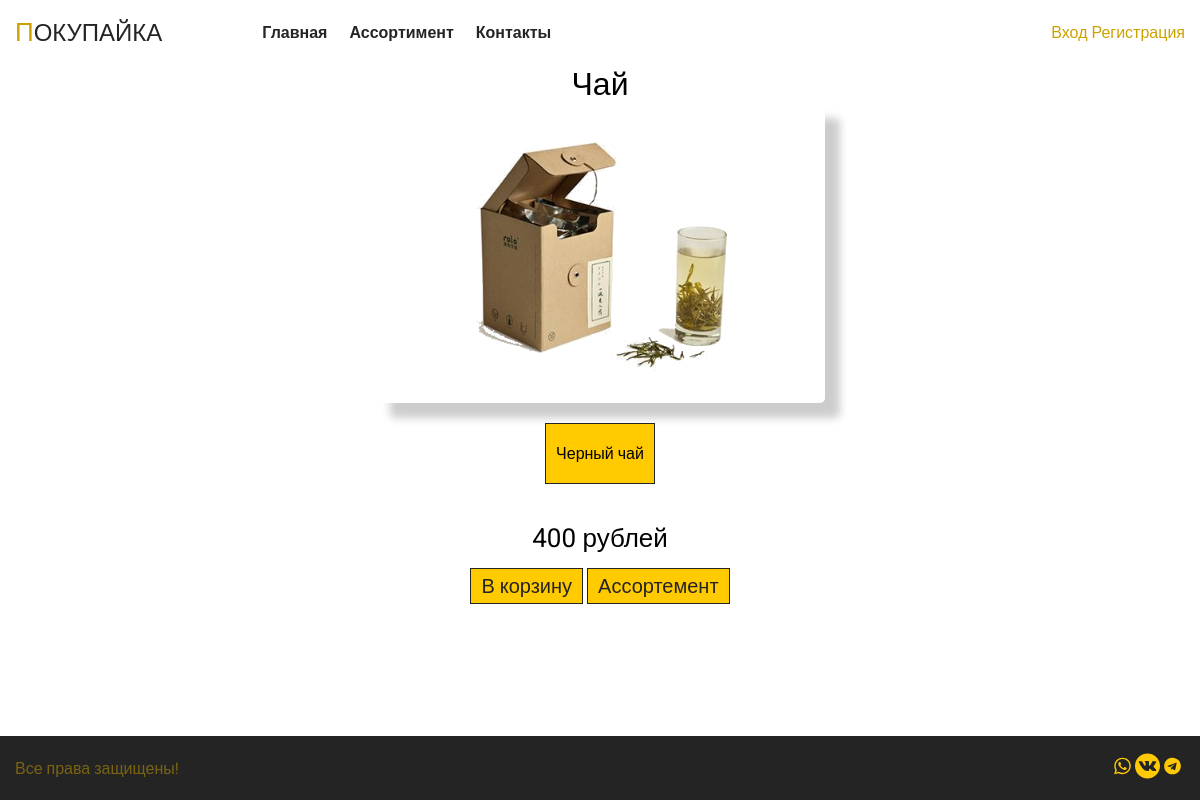
Screenshot of /product/79 with the database file from the repository.
### tables this page shows
CREATE TABLE `product` (
  `id` bigint NOT NULL,
  `name` varchar(100) NOT NULL,
  `description` varchar(2000) DEFAULT 'Отсуствует',
  `price` float NOT NULL
);

### application/controllers/MainController.php (called while the page is built, shortened)
<?php
class MainController extends Controller
{
    public function __construct($route)
    {
        $this->view->layout = 'other';
    }
    public function productAction(){
        $id = $this->route['id'];
        $Collection = $this->model->getProductCollectionList($id);
        $var = [
            'data' => $Collection
        ];
        $this->view->render('Покупайка', $var);
    }
}

### index.php (called while the page is built, shortened)
<?php
spl_autoload_register(function ($class) {
    $path = str_replace('\\', '/', $class.'.php');
});
$item = new Router();
$item->run();

### application/lib/Db.php (called while the page is built, shortened)
<?php
class Db {
    protected $db;
    public function __construct() {
        $config = require 'application/config/db.php';
        try{
            $this->db = new PDO('mysql:host='.$config['host'].';dbname='.$config['database'], $config['login'], $config['password']);
        }
        catch (\PDOException $e){
            $this->db = new PDO('mysql:host='.$config['reserve'].';dbname='.$config['database'], $config['login'], $config['password']);
        }
    }
    public function query($sql, $params = []) {
        $stmt = $this->db->prepare($sql);
        $stmt->execute();
        return $stmt;
    }
    public function row($sql, $params = []) {
        $result = $this->query($sql, $params);
        return $result->fetchAll(PDO::FETCH_ASSOC);
    }
}

### application/config/db.php (called while the page is built)
<?php
$path = $_SERVER['DOCUMENT_ROOT']."/settings.json";
$json = file_get_contents($path);
$db = json_decode($json, true);
return $db['database'];

### application/models/Main.php (called while the page is built, shortened)
<?php
class Main extends Model{
    public function getProductCollectionList($id){
        $Where = "where ";
        if(is_array($id)){
            foreach ($id as $element){
                $Where .= "id=$element or ";
            }
            $Where = rtrim($Where, " or ");
        }
        else{
            $Where .= "id=$id";
        }
        return $this->db->row("select * from product $Where");
    }
}

### application/core/Controller.php (called while the page is built, shortened)
<?php
abstract class Controller{
    public function __construct($route) {
        $this->route = $route;
        $this->model = $this->loadModel($route['controller']);
    }
    public function loadModel($name) {
        $path = 'application\models\\'.ucfirst($name);
        if (class_exists($path)) {
            return new $path;
        }
    }
}

### application/core/Model.php (called while the page is built, shortened)
<?php
abstract class Model{
    public function __construct()
    {
        $this->db = new Db();
    }
}

### application/views/main/product.php (the view)
<div class="container">
    <div class="aboutProduct__block">
        <h1><?=$data[0]['name']?></h1>
        <img src="/public/materials/<?=$data[0]['id']?>.png" alt="Фотография товара">
        <p><?=$data[0]['description']?></p>
        <br>
        <span><?=$data[0]['price']?> рублей</span>
        <div>
            <a href="">В корзину</a>
            <a href="/assortment">Ассортемент</a>
        </div>
    </div>
</div>

### public/styles/ministyle.css (style rules this page uses)
:root { --first--color: #cda200; --second--color: #242424; --opacity--color: rgba(237, 191, 18, 0.9); }
* { margin: 0; padding: 0; box-sizing: border-box; font-weight: normal; }
html,body { height: 100%; font-family: 'Roboto', sans-serif; }
body { background: #fff; font-size: 16px; font-weight: normal; font-style: normal; }
.container { width: 100%; max-width: 1200px; padding: 0 15px; margin: 0 auto; }
.aboutProduct__block { display: flex; flex-direction: column; justify-content: center; align-items: center }
.aboutProduct__block img { width: 450px; height: 300px; -webkit-box-shadow: 15px 15px 8px 0px rgba(0, 0, 0, 0.2); -moz-box-shadow: 15px 15px 8px 0px rgba(0, 0, 0, 0.2); box-shadow: 15px 15px 8px 0px rgba(0, 0, 0, 0.2); border-radius: 5px; }
.aboutProduct__block p { padding: 20px 10px; border: #242424 1px solid; background-color: #ffca00; margin: 20px; overflow-wrap: break-word; max-width: 500px; }
.aboutProduct__block span { font-size: 26px; animation: border-animation 5s infinite linear; }
.aboutProduct__block div { margin: 20px 0; gap: 20px; }
.aboutProduct__block div a { text-decoration: none; color: #242424; background-color: #ffca00; font-size: 20px; padding: 5px 10px; border: #242424 1px solid; }

### rows the page displays
product: name "Чай", description "Черный чай", price "400"
